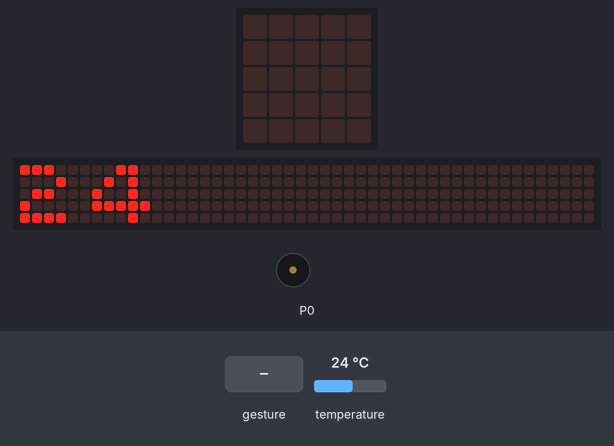
A program run on a simulated BBC micro:bit (MakeCode). Parts: the board's 5×5 LED display, a strip that is not on the board, showing the scrolling text unrolled, buzzer (waves = sounding). Inputs (shaded band) come from the test bench; at power-on: temperature 24 °C. The 48×5 strip is a reading aid, not a part: it shows the text the display is scrolling, unrolled, one strip-width of it at a time.

Above: at 2.5 s.
4.0 s: sound turns loud
At 5.68 s:
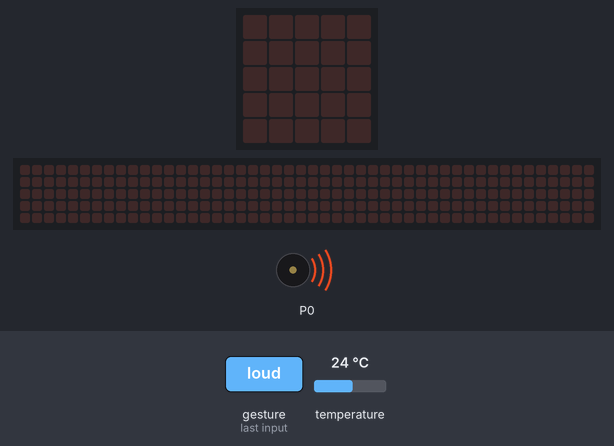
At 6.7 s:
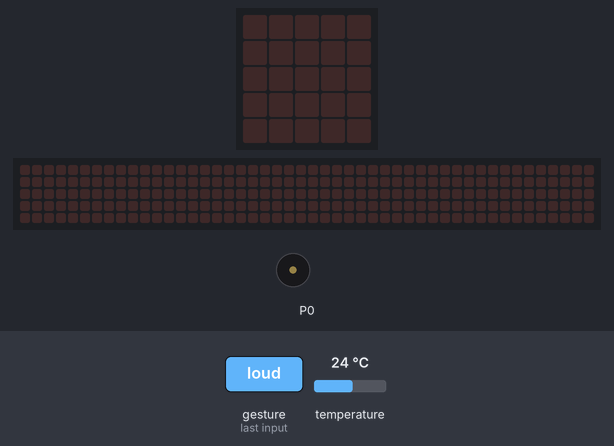
Timing chart, 0 to 8.2 s (numbered marks = the images above; inputs shaded):
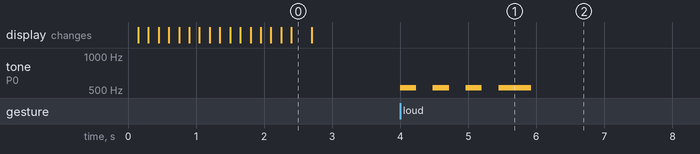

The program:

main.ts
```typescript
input.onSound(DetectedSound.Loud, function () {
    for (let index = 0; index < 1; index++) {
        music.play(music.stringPlayable("C5 - C5 - C5 - C5 C5 ", 251), music.PlaybackMode.UntilDone)
    }
})
let termometro = 100
termometro += 100
basic.showNumber(input.temperature())
```

test.ts
```typescript
// aquí va el archivo "tests"; esto no se compilará cuando este paquete se utilice como una extensión.
```

Measured:
- after the input at 4.0 s, tone on P0: goes 3 × (523 Hz 0.24 s, silent 0.25 s), 523 Hz 0.48 s, then silent, starting at once
